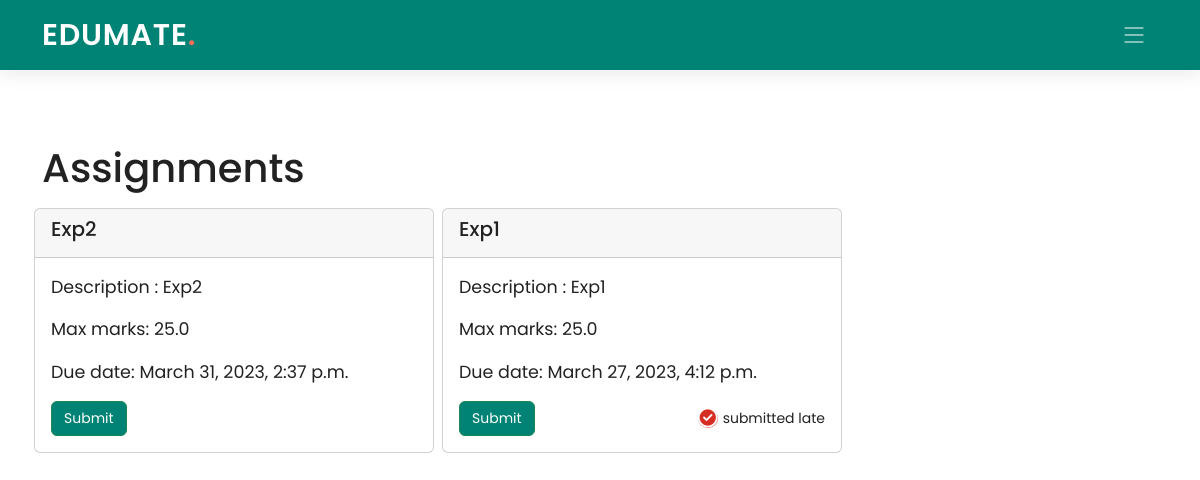
The page /student/1/classroom/PPJ8YI/ on the database as committed earlier.
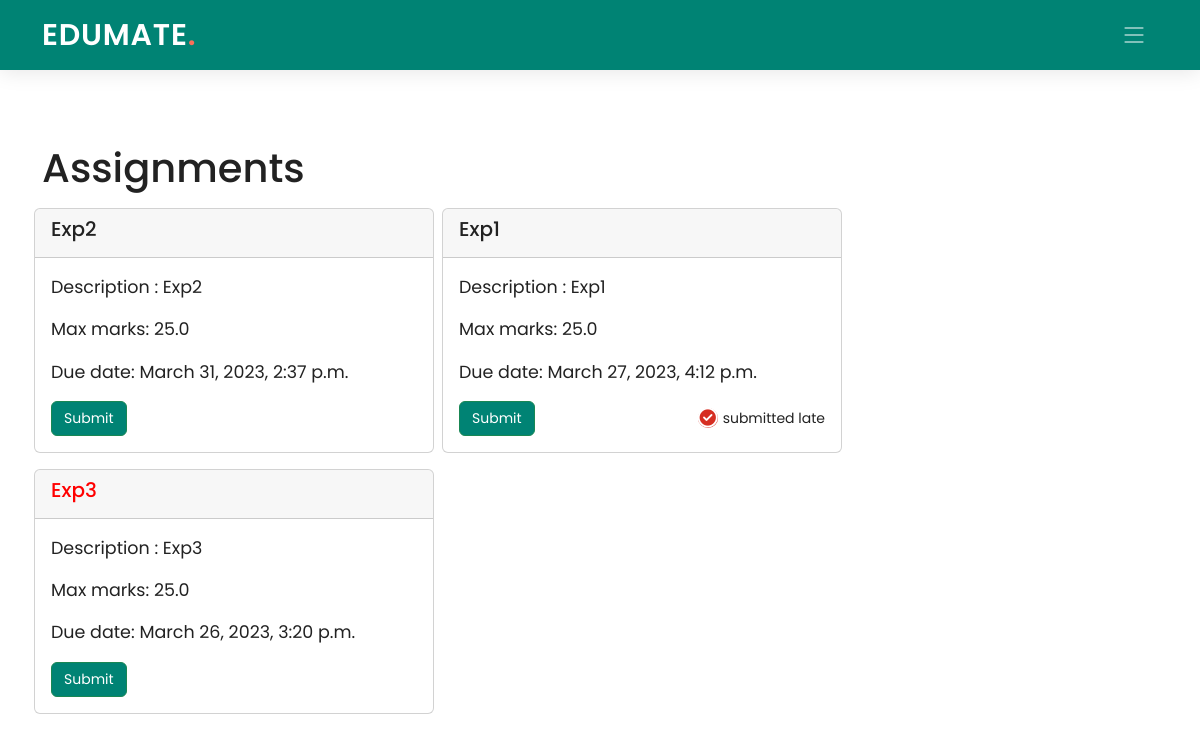
The same page on the database as committed later.
### Teacher/models.py (models this page shows, shortened)
class Assignments(models.Model):
    assignment_id = models.AutoField(primary_key=True)
    assignment_name = models.CharField(max_length=40)
    assignment_description = models.CharField(max_length=100)
    class_code = models.ForeignKey(ClassTeachers, on_delete=models.CASCADE, blank=True, null=True)
    max_marks = models.FloatField(default=25)
    peer_grade = models.BooleanField(default=False)
    duedate =  models.DateTimeField(default=timezone.now)
    class Meta:
        db_table = "Assignments"

### Student/views.py (the view)
# urls.py: path('classroom/<pk2>/', views.classroom, name='classroom1'),
def classroom(request, pk, pk2):
    assign=Assignments.objects.filter(class_code=pk2).order_by('-duedate')
    submitted_assign = SubmittedAssignments.objects.filter(stud_id=pk, assignment_id__class_code=pk2)
    status = [False for i in range(len(assign))]
    late_submit_status = [False for i in range(len(assign))]
    k = 0
    for i in assign:
        for j in submitted_assign:
            if i.assignment_id==j.assignment_id.assignment_id:
                status[k]=True
        if timezone.localtime(timezone.now()) > i.duedate:
            late_submit_status[k]=True
        k += 1
    data = []
    for i in range(len(assign)):
        data.append([assign[i], status[i], late_submit_status[i]])
    return render(request, 'Student/classroom.html', {'assign': data, 'pk': pk, 'pk2': pk2, 'status': status})

### Student/templates/Student/classroom.html (shortened to what this page needs)
{% extends './base_student.html' %}
{% load static %}
{% block navbar %}
  <header id="header" class="header d-flex align-items-center">
    <div class="container-fluid container-xl d-flex align-items-center justify-content-between">
      <a href="#" class="logo d-flex align-items-center">
        <h1>EDUMATE<span>.</span></h1>
      </a>
      <i class="mobile-nav-toggle mobile-nav-show bi bi-list"></i>
    </div>
  </header>
  {% endblock navbar %}
{% block content %}
<br><br><br><br>
<div class="container">
  <h1>Assignments</h1>
  <div class="row">
        {% for i in assign %}
        <div class="card my-2 mx-1 col-md-4" style="width: 25rem; padding:0px;">
          <div class="card-header">
            <div>
              {% if i.2 and not i.1 %}
                <h5 style="color: red;">{{ i.0.assignment_name }}</h5>
              {% else %}
                <h5>{{ i.0.assignment_name }}</h5>
              {% endif %}
            </div>
          </div>
          <div class="card-body">
            <blockquote class="blockquote mb-0">
              <p><small>Description : {{ i.0.assignment_description }}</small></p>
              <p><small>Max marks: {{ i.0.max_marks }}</small></p>
              <p><small>Due date: {{ i.0.duedate }}</small></p>
              <div style="display: flex; flex-direction: row; justify-content: space-between; align-items: center; flex-wrap: nowrap;">
                <a class="btn btn-success" href="{% url 'assignment' pk=pk pk2=pk2 pk3=i.0.assignment_id %}" class="card-link"><small>Submit</small></a>
                {% if i.1 %}
                  {% if i.2 %}
                    <span style="display: inline-flex; align-items: center;"><i style="border-radius: 10px; background-color: #d62e22; color: white;" class="fa-regular fa-circle-check"></i><small style="font-size: 14px; margin-left: 5px;">submitted late</small></span>
                  {% else %}
                    <span style="display: inline-flex; align-items: center;"><i style="border-radius: 10px; background-color: #008374; color: white;" class="fa-regular fa-circle-check"></i><small style="font-size: 14px; margin-left: 5px;">submitted</small></span>
                  {% endif %}
                {% endif %}
              </div>
            </blockquote>
          </div>
        </div>
      {% endfor %}
</div>
<br>
</div>
{% endblock content %}

Rows that differ between the two databases and show on the page:
added Assignments: assignment_name "Exp3", assignment_description "Exp3", max_marks "25.0", duedate "March 26, 2023, 3:20 p.m."
